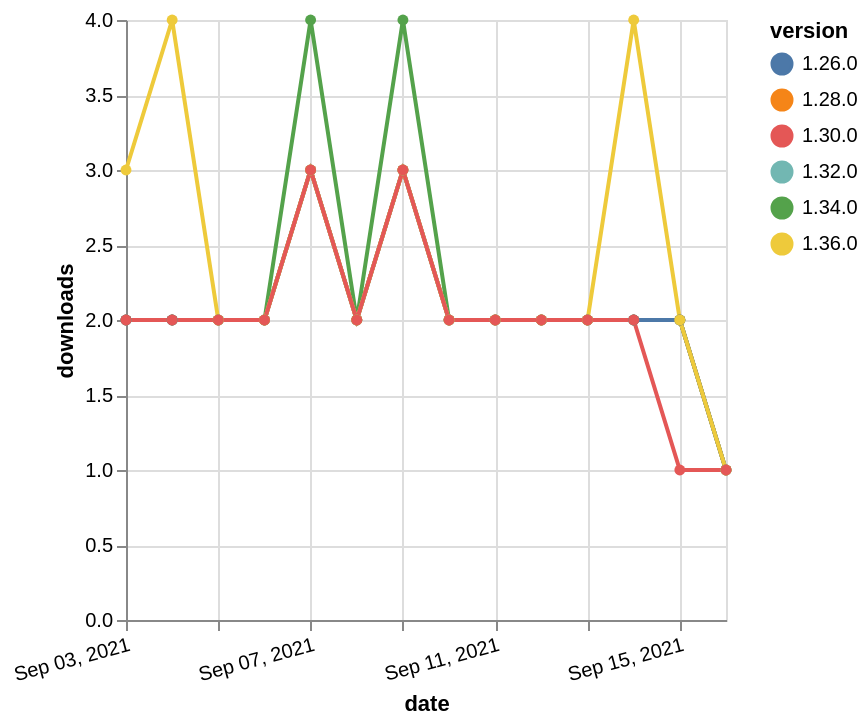

Describe this chart as a Vega-Lite specification.
### Vega-Lite specification from a JSON file in a GitHub repository (floating-point values rounded to 4 significant figures)
{"$schema": "https://vega.github.io/schema/vega-lite/v5.json", "description": "A simple bar chart with embedded data.", "data": {"values": [{"date": "2021-09-03", "total": 731, "delta": 2, "version": "1.34.0"}, {"date": "2021-09-04", "total": 733, "delta": 2, "version": "1.34.0"}, {"date": "2021-09-05", "total": 735, "delta": 2, "version": "1.34.0"}, {"date": "2021-09-06", "total": 737, "delta": 2, "version": "1.34.0"}, {"date": "2021-09-07", "total": 741, "delta": 4, "version": "1.34.0"}, {"date": "2021-09-08", "total": 743, "delta": 2, "version": "1.34.0"}, {"date": "2021-09-09", "total": 747, "delta": 4, "version": "1.34.0"}, {"date": "2021-09-10", "total": 749, "delta": 2, "version": "1.34.0"}, {"date": "2021-09-11", "total": 751, "delta": 2, "version": "1.34.0"}, {"date": "2021-09-12", "total": 753, "delta": 2, "version": "1.34.0"}, {"date": "2021-09-13", "total": 755, "delta": 2, "version": "1.34.0"}, {"date": "2021-09-14", "total": 757, "delta": 2, "version": "1.34.0"}, {"date": "2021-09-15", "total": 759, "delta": 2, "version": "1.34.0"}, {"date": "2021-09-16", "total": 760, "delta": 1, "version": "1.34.0"}, {"date": "2021-09-03", "total": 1031, "delta": 2, "version": "1.32.0"}, {"date": "2021-09-04", "total": 1033, "delta": 2, "version": "1.32.0"}, {"date": "2021-09-05", "total": 1035, "delta": 2, "version": "1.32.0"}, {"date": "2021-09-06", "total": 1037, "delta": 2, "version": "1.32.0"}, {"date": "2021-09-07", "total": 1040, "delta": 3, "version": "1.32.0"}, {"date": "2021-09-08", "total": 1042, "delta": 2, "version": "1.32.0"}, {"date": "2021-09-09", "total": 1045, "delta": 3, "version": "1.32.0"}, {"date": "2021-09-10", "total": 1047, "delta": 2, "version": "1.32.0"}, {"date": "2021-09-11", "total": 1049, "delta": 2, "version": "1.32.0"}, {"date": "2021-09-12", "total": 1051, "delta": 2, "version": "1.32.0"}, {"date": "2021-09-13", "total": 1053, "delta": 2, "version": "1.32.0"}, {"date": "2021-09-14", "total": 1055, "delta": 2, "version": "1.32.0"}, {"date": "2021-09-15", "total": 1057, "delta": 2, "version": "1.32.0"}, {"date": "2021-09-16", "total": 1058, "delta": 1, "version": "1.32.0"}, {"date": "2021-09-03", "total": 1670, "delta": 2, "version": "1.28.0"}, {"date": "2021-09-04", "total": 1672, "delta": 2, "version": "1.28.0"}, {"date": "2021-09-05", "total": 1674, "delta": 2, "version": "1.28.0"}, {"date": "2021-09-06", "total": 1676, "delta": 2, "version": "1.28.0"}, {"date": "2021-09-07", "total": 1679, "delta": 3, "version": "1.28.0"}, {"date": "2021-09-08", "total": 1681, "delta": 2, "version": "1.28.0"}, {"date": "2021-09-09", "total": 1684, "delta": 3, "version": "1.28.0"}, {"date": "2021-09-10", "total": 1686, "delta": 2, "version": "1.28.0"}, {"date": "2021-09-11", "total": 1688, "delta": 2, "version": "1.28.0"}, {"date": "2021-09-12", "total": 1690, "delta": 2, "version": "1.28.0"}, {"date": "2021-09-13", "total": 1692, "delta": 2, "version": "1.28.0"}, {"date": "2021-09-14", "total": 1694, "delta": 2, "version": "1.28.0"}, {"date": "2021-09-15", "total": 1696, "delta": 2, "version": "1.28.0"}, {"date": "2021-09-16", "total": 1697, "delta": 1, "version": "1.28.0"}, {"date": "2021-09-03", "total": 2065, "delta": 2, "version": "1.26.0"}, {"date": "2021-09-04", "total": 2067, "delta": 2, "version": "1.26.0"}, {"date": "2021-09-05", "total": 2069, "delta": 2, "version": "1.26.0"}, {"date": "2021-09-06", "total": 2071, "delta": 2, "version": "1.26.0"}, {"date": "2021-09-07", "total": 2074, "delta": 3, "version": "1.26.0"}, {"date": "2021-09-08", "total": 2076, "delta": 2, "version": "1.26.0"}, {"date": "2021-09-09", "total": 2079, "delta": 3, "version": "1.26.0"}, {"date": "2021-09-10", "total": 2081, "delta": 2, "version": "1.26.0"}, {"date": "2021-09-11", "total": 2083, "delta": 2, "version": "1.26.0"}, {"date": "2021-09-12", "total": 2085, "delta": 2, "version": "1.26.0"}, {"date": "2021-09-13", "total": 2087, "delta": 2, "version": "1.26.0"}, {"date": "2021-09-14", "total": 2089, "delta": 2, "version": "1.26.0"}, {"date": "2021-09-15", "total": 2091, "delta": 2, "version": "1.26.0"}, {"date": "2021-09-16", "total": 2092, "delta": 1, "version": "1.26.0"}, {"date": "2021-09-03", "total": 234, "delta": 3, "version": "1.36.0"}, {"date": "2021-09-04", "total": 238, "delta": 4, "version": "1.36.0"}, {"date": "2021-09-05", "total": 240, "delta": 2, "version": "1.36.0"}, {"date": "2021-09-06", "total": 242, "delta": 2, "version": "1.36.0"}, {"date": "2021-09-07", "total": 245, "delta": 3, "version": "1.36.0"}, {"date": "2021-09-08", "total": 247, "delta": 2, "version": "1.36.0"}, {"date": "2021-09-09", "total": 250, "delta": 3, "version": "1.36.0"}, {"date": "2021-09-10", "total": 252, "delta": 2, "version": "1.36.0"}, {"date": "2021-09-11", "total": 254, "delta": 2, "version": "1.36.0"}, {"date": "2021-09-12", "total": 256, "delta": 2, "version": "1.36.0"}, {"date": "2021-09-13", "total": 258, "delta": 2, "version": "1.36.0"}, {"date": "2021-09-14", "total": 262, "delta": 4, "version": "1.36.0"}, {"date": "2021-09-15", "total": 264, "delta": 2, "version": "1.36.0"}, {"date": "2021-09-16", "total": 265, "delta": 1, "version": "1.36.0"}, {"date": "2021-09-03", "total": 1480, "delta": 2, "version": "1.30.0"}, {"date": "2021-09-04", "total": 1482, "delta": 2, "version": "1.30.0"}, {"date": "2021-09-05", "total": 1484, "delta": 2, "version": "1.30.0"}, {"date": "2021-09-06", "total": 1486, "delta": 2, "version": "1.30.0"}, {"date": "2021-09-07", "total": 1489, "delta": 3, "version": "1.30.0"}, {"date": "2021-09-08", "total": 1491, "delta": 2, "version": "1.30.0"}, {"date": "2021-09-09", "total": 1494, "delta": 3, "version": "1.30.0"}, {"date": "2021-09-10", "total": 1496, "delta": 2, "version": "1.30.0"}, {"date": "2021-09-11", "total": 1498, "delta": 2, "version": "1.30.0"}, {"date": "2021-09-12", "total": 1500, "delta": 2, "version": "1.30.0"}, {"date": "2021-09-13", "total": 1502, "delta": 2, "version": "1.30.0"}, {"date": "2021-09-14", "total": 1504, "delta": 2, "version": "1.30.0"}, {"date": "2021-09-15", "total": 1505, "delta": 1, "version": "1.30.0"}, {"date": "2021-09-16", "total": 1506, "delta": 1, "version": "1.30.0"}]}, "width": "container", "mark": {"type": "line", "point": {"filled": true}}, "encoding": {"x": {"field": "date", "type": "temporal", "timeUnit": "yearmonthdate", "title": "date", "axis": {"labelAngle": -15}}, "y": {"field": "delta", "type": "quantitative", "title": "downloads"}, "color": {"field": "version", "type": "nominal"}, "tooltip": {"field": "delta"}}}
